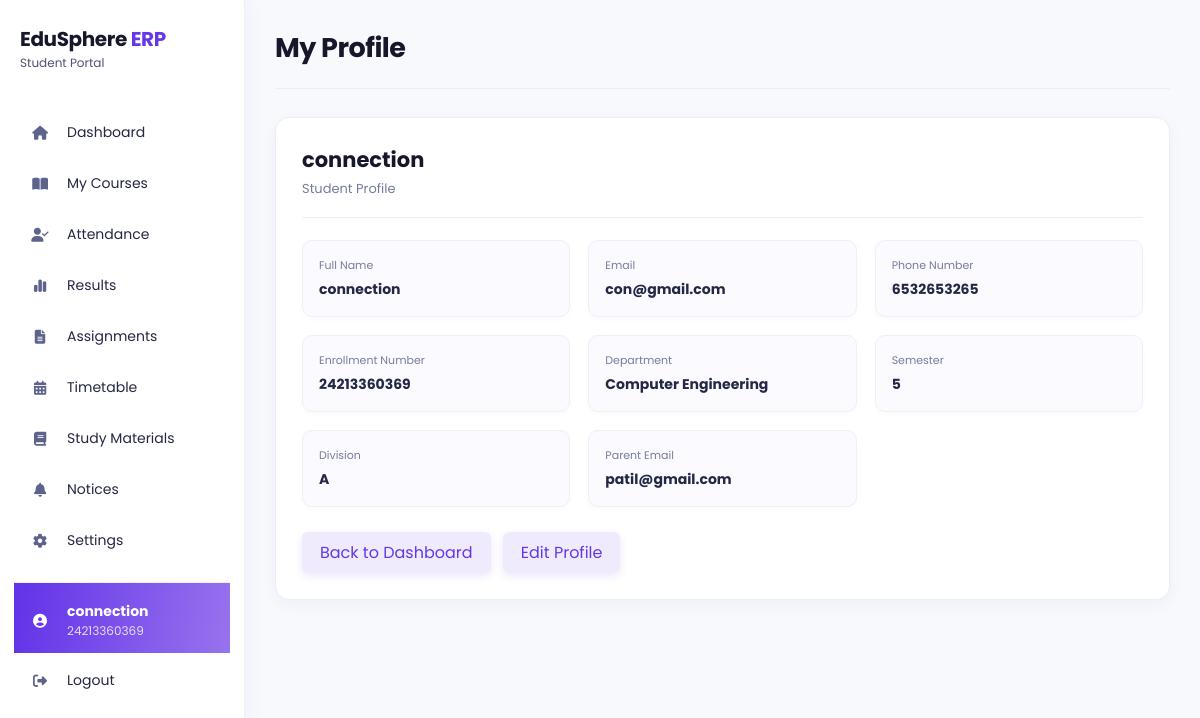
The page /student/profile (signed in) on the database its author committed.
### models/user.py (models this page shows, shortened)
class User(db.Model):
    __tablename__ = "users"
    id = db.Column(
        db.Integer,
        primary_key=True
    )
    full_name = db.Column(
        db.String(100),
        nullable=False
    )
    enrollment_no = db.Column(
        db.String(50),
        unique=True,
        nullable=True
    )
    employee_id = db.Column(
        db.String(50),
        unique=True,
        nullable=True
    )
    parent_id = db.Column(
        db.String(50),
        unique=True,
        nullable=True
    )
    admin_id = db.Column(
        db.String(50),
        unique=True,
        nullable=True
    )
    email = db.Column(
        db.String(120),
        unique=True,
        nullable=True
    )
    phone = db.Column(
        db.String(20),
        nullable=True
    )
    password = db.Column(
        db.String(200),
        nullable=False
    )
    role = db.Column(
        db.String(20),
        nullable=False
    )
    theme = db.Column(db.String(20), nullable=False, default="light", server_default="light")
    notifications_enabled = db.Column(db.Boolean, nullable=False, default=True, server_default="1")
    accent_color = db.Column(db.String(20), nullable=False, default="purple", server_default="purple")

### models/student.py (models this page shows)
class Student(db.Model):
    __tablename__ = "students"
    id = db.Column(
        db.Integer,
        primary_key=True
    )
    user_id = db.Column(
        db.Integer,
        db.ForeignKey("users.id"),
        nullable=False
    )
    roll_no = db.Column(
        db.String(20),
        unique=True,
        nullable=True
    )
    department = db.Column(
        db.String(50),
        nullable=True
    )
    semester = db.Column(
        db.Integer,
        nullable=True
    )
    division = db.Column(
        db.String(10),
        nullable=True
    )
    parent_email = db.Column(
        db.String(120),
        nullable=True
    )
    phone = db.Column(
        db.String(20),
        nullable=True
    )

### app.py (the view)
@app.route("/student/profile")
def student_profile():
    user, profile = get_current_student_profile()
    if not user:
        flash("Access denied!")
        return redirect(url_for("login"))
    return render_template(
        "student_profile.html",
        current_user=user,
        student_profile=profile,
        active_page="profile"
    )

### app.py (called while the page is built)
def get_current_student_profile():
    if session.get("role") != "Student" or "user_id" not in session:
        return None, None
    user = db.session.get(User, session["user_id"])
    if not user or user.role != "Student":
        session.clear()
        return None, None
    student_profile = Student.query.filter_by(user_id=user.id).first()
    if not student_profile:
        student_profile = Student(user_id=user.id)
        db.session.add(student_profile)
        db.session.commit()
    return user, student_profile

### templates/student_profile.html (shortened to what this page needs)
<!DOCTYPE html>
<html lang="en">
<head>
    <link rel="stylesheet" href="{{ url_for('static', filename='css/student.css') }}">
    <link rel="stylesheet" href="{{ url_for('static', filename='css/palette.css') }}">
    <link rel="stylesheet" href="https://cdnjs.cloudflare.com/ajax/libs/font-awesome/6.6.0/css/all.min.css">
</head>
<body class="student-profile-page theme-{{ current_user.theme or 'light' }} accent-{{ current_user.accent_color or 'purple' }}">
<div class="sidebar">
    <div class="logo"><h2>EduSphere <span>ERP</span></h2><small>Student Portal</small></div>
    <ul>
        <li onclick="window.location.href='{{ url_for('student') }}'"><i class="fa-solid fa-house"></i><span>Dashboard</span></li>
        <li onclick="window.location.href='{{ url_for('student_library') }}'"><i class="fa-solid fa-book-open"></i><span>My Courses</span></li>
        <li onclick="window.location.href='{{ url_for('student_attendance') }}'"><i class="fa-solid fa-user-check"></i><span>Attendance</span></li>
        <li onclick="window.location.href='{{ url_for('student_results') }}'"><i class="fa-solid fa-chart-simple"></i><span>Results</span></li>
        <li onclick="window.location.href='{{ url_for('student_assignments') }}'"><i class="fa-solid fa-file-lines"></i><span>Assignments</span></li>
        <li onclick="window.location.href='{{ url_for('student_timetable') }}'"><i class="fa-solid fa-calendar-days"></i><span>Timetable</span></li>
        <li onclick="window.location.href='{{ url_for('student_materials') }}'"><i class="fa-solid fa-book"></i><span>Study Materials</span></li>
        <li onclick="window.location.href='{{ url_for('student_notices') }}'"><i class="fa-solid fa-bell"></i><span>Notices</span></li>
        <li onclick="window.location.href='{{ url_for('student_settings') }}'"><i class="fa-solid fa-gear"></i><span>Settings</span></li>
        <li class="sidebar-profile active">
            <i class="fa-solid fa-circle-user"></i>
            <div class="sidebar-profile-details">
                <strong>{{ current_user.full_name }}</strong>
                <small>{{ current_user.enrollment_no or 'Enrollment unavailable' }}</small>
            </div>
        </li>
        <li onclick="window.location.href='{{ url_for('logout') }}'">
            <i class="fa-solid fa-right-from-bracket"></i><span>Logout</span>
        </li>
    </ul>
</div>
<main class="main">
    <div class="topbar"><h2>My Profile</h2></div>
    <section class="profile-card">
        <div class="profile-heading">
            <div><h3>{{ current_user.full_name }}</h3><p>Student Profile</p></div>
        </div>
        <div class="profile-details">
            <div class="profile-detail"><span>Full Name</span><strong>{{ current_user.full_name }}</strong></div>
            <div class="profile-detail"><span>Email</span><strong>{{ current_user.email or 'Not available' }}</strong></div>
            <div class="profile-detail"><span>Phone Number</span><strong>{{ student_profile.phone or 'Not available' }}</strong></div>
            <div class="profile-detail"><span>Enrollment Number</span><strong>{{ current_user.enrollment_no or 'Not available' }}</strong></div>
            <div class="profile-detail"><span>Department</span><strong>{{ student_profile.department or 'Not available' }}</strong></div>
            <div class="profile-detail"><span>Semester</span><strong>{{ student_profile.semester or 'Not available' }}</strong></div>
            <div class="profile-detail"><span>Division</span><strong>{{ student_profile.division or 'Not available' }}</strong></div>
            <div class="profile-detail"><span>Parent Email</span><strong>{{ student_profile.parent_email or 'Not available' }}</strong></div>
        </div>
        <a class="secondary-button" href="{{ url_for('student') }}">Back to Dashboard</a>
        <a class="secondary-button" href="{{ url_for('edit_student_profile') }}">Edit Profile</a>
    </section>
</main>
</body>
</html>

### static/css/student.css (style rules this page uses)
* { margin:0; padding:0; box-sizing:border-box; font-family:'Poppins',sans-serif; }
body { background:#f4f7fc; display:flex; }
.sidebar { width:260px; height:100vh; background:#1e3a8a; color:white; position:fixed; left:0; top:0; overflow-y:auto; }
.logo { text-align:center; padding:25px; font-size:24px; font-weight:700; border-bottom:1px solid rgba(255,255,255,.2); }
.sidebar ul { list-style:none; padding:20px 0; }
.sidebar ul li { display:flex; align-items:center; gap:15px; padding:15px 25px; cursor:pointer; transition:.3s; }
.sidebar ul li:hover, .sidebar ul li.active { background:#2563eb; }
.sidebar ul li i { width:20px; }
.sidebar-profile { margin-top:10px; border-top:1px solid rgba(255,255,255,.2); }
.sidebar-profile-details { display:flex; flex-direction:column; min-width:0; }
.sidebar-profile-details strong, .sidebar-profile-details small { overflow:hidden; text-overflow:ellipsis; white-space:nowrap; }
.sidebar-profile-details small { color:rgba(255,255,255,.75); font-size:12px; }
.main { margin-left:260px; width:calc(100% - 260px); padding:30px; }
.topbar { display:flex; justify-content:space-between; align-items:center; margin-bottom:30px; }
.profile-card { background:white; border-radius:15px; padding:30px; box-shadow:0 5px 20px rgba(0,0,0,.08); max-width:850px; }
.profile-heading { display:flex; align-items:center; gap:15px; margin-bottom:25px; }
.profile-details { display:grid; grid-template-columns:repeat(auto-fit,minmax(240px,1fr)); gap:18px; margin-bottom:25px; }
.profile-detail { background:#f7f9ff; border-radius:8px; padding:15px; }
.profile-detail span, .profile-form label { display:block; color:#666; font-size:13px; margin-bottom:5px; }
.secondary-button { display:inline-block; background:#e5e7eb; color:#1e3a8a; padding:8px 18px; border-radius:6px; text-decoration:none; }
.main, .box, .profile-card { min-width:0; }
.box, .profile-card { max-width:100%; }
body { background:#f8f9fd; color:#17172b; }
.sidebar { width:245px; background:#fff; color:#17172b; border-right:1px solid #edf0f7; box-shadow:4px 0 20px rgba(44,34,90,.03); overflow-y:auto; }
.logo { text-align:left; padding:28px 20px 24px; border-bottom:0; color:#17172b; line-height:1.1; }
.logo h2 { font-size:20px;letter-spacing:-.4px }
.logo h2 span { color:#6338e8 }
.logo small { display:block;color:#4f5275;font-size:12px;margin-top:6px;font-weight:400 }
.sidebar ul { padding:12px 14px }
.sidebar ul li { gap:16px;padding:13px 15px;margin:4px 0;border-radius:10px;color:#252744;font-size:14px }
.sidebar ul li:hover,.sidebar ul li.active { background:linear-gradient(100deg,#6132e8,#9873ee);color:#fff }
.sidebar ul li i { width:22px;text-align:center;color:#5d638b }
.sidebar ul li:hover i,.sidebar ul li.active i { color:#fff }
.sidebar-profile { margin-top:18px!important;border-top:1px solid #edf0f7;padding-top:18px!important;border-radius:0!important }
.sidebar-profile-details small { color:#777c9e }
.sidebar ul li:hover .sidebar-profile-details small,.sidebar ul li.active .sidebar-profile-details small { color:rgba(255,255,255,.8) }
.main { margin-left:245px;width:calc(100% - 245px);padding:28px 30px 40px;max-width:1500px }
.topbar { margin-bottom:28px;align-items:flex-start }
.main { min-height:100vh }
button,.secondary-button { box-shadow:0 3px 8px rgba(37,99,235,.14) }
.student-profile-page .main { max-width:1280px }
.student-profile-page .topbar { padding-bottom:20px;border-bottom:1px solid #eceef6 }
.student-profile-page .topbar h2 { font-size:27px;color:#17172b;letter-spacing:-.5px }
.student-profile-page .profile-card { max-width:none;width:100%;padding:26px;border:1px solid #eceef6;border-radius:14px;box-shadow:0 5px 16px rgba(50,42,100,.045) }
.student-profile-page .profile-heading { margin-bottom:22px;padding-bottom:18px;border-bottom:1px solid #edf0f7 }
.student-profile-page .profile-heading h3 { font-size:21px;color:#17172b }
.student-profile-page .profile-heading p { color:#777c9e;font-size:13px;margin-top:4px }
.student-profile-page .profile-detail { background:#fafaff;border:1px solid #edf0f7;border-radius:10px;padding:16px;box-shadow:0 2px 7px rgba(50,42,100,.025) }
.student-profile-page .profile-detail span { color:#777c9e;font-size:11px }
.student-profile-page .profile-detail strong { display:block;color:#252744;font-size:14px;margin-top:5px;overflow-wrap:anywhere }
.student-profile-page .secondary-button { background:#f0eafd;color:#6338e8;box-shadow:0 3px 8px rgba(99,56,232,.12);margin-right:8px }

### rows shown on the page
User: full_name "connection", enrollment_no "24213360369", email "con@gmail.com"
Student: phone "6532653265", department "Computer Engineering", semester "5", division "A", parent_email "patil@gmail.com"
